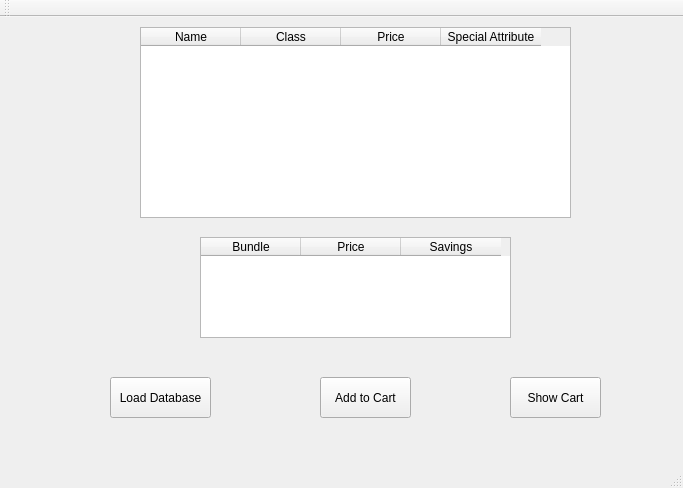
<?xml version="1.0" encoding="UTF-8"?>
<ui version="4.0">
 <class>MainWindow</class>
 <widget class="QMainWindow" name="MainWindow">
  <property name="geometry">
   <rect>
    <x>0</x>
    <y>0</y>
    <width>683</width>
    <height>488</height>
   </rect>
  </property>
  <property name="windowTitle">
   <string>MainWindow</string>
  </property>
  <widget class="QWidget" name="centralWidget">
   <widget class="QPushButton" name="loadButton">
    <property name="geometry">
     <rect>
      <x>110</x>
      <y>360</y>
      <width>101</width>
      <height>41</height>
     </rect>
    </property>
    <property name="text">
     <string>Load Database</string>
    </property>
   </widget>
   <widget class="QPushButton" name="addCartButton">
    <property name="geometry">
     <rect>
      <x>320</x>
      <y>360</y>
      <width>91</width>
      <height>41</height>
     </rect>
    </property>
    <property name="text">
     <string>Add to Cart</string>
    </property>
   </widget>
   <widget class="showButton" name="showCartButton">
    <property name="geometry">
     <rect>
      <x>510</x>
      <y>360</y>
      <width>91</width>
      <height>41</height>
     </rect>
    </property>
    <property name="text">
     <string>Show Cart</string>
    </property>
   </widget>
   <widget class="QTableWidget" name="mainTable">
    <property name="geometry">
     <rect>
      <x>140</x>
      <y>10</y>
      <width>431</width>
      <height>191</height>
     </rect>
    </property>
    <column>
     <property name="text">
      <string>Name</string>
     </property>
    </column>
    <column>
     <property name="text">
      <string>Class</string>
     </property>
    </column>
    <column>
     <property name="text">
      <string>Price</string>
     </property>
    </column>
    <column>
     <property name="text">
      <string>Special Attribute</string>
     </property>
    </column>
   </widget>
   <widget class="QTableWidget" name="bundleTable">
    <property name="geometry">
     <rect>
      <x>200</x>
      <y>220</y>
      <width>311</width>
      <height>101</height>
     </rect>
    </property>
    <column>
     <property name="text">
      <string>Bundle</string>
     </property>
    </column>
    <column>
     <property name="text">
      <string>Price</string>
     </property>
    </column>
    <column>
     <property name="text">
      <string>Savings</string>
     </property>
    </column>
   </widget>
  </widget>
  <widget class="QMenuBar" name="menuBar">
   <property name="geometry">
    <rect>
     <x>0</x>
     <y>0</y>
     <width>683</width>
     <height>21</height>
    </rect>
   </property>
  </widget>
  <widget class="QToolBar" name="mainToolBar">
   <attribute name="toolBarArea">
    <enum>TopToolBarArea</enum>
   </attribute>
   <attribute name="toolBarBreak">
    <bool>false</bool>
   </attribute>
  </widget>
  <widget class="QStatusBar" name="statusBar"/>
 </widget>
 <layoutdefault spacing="6" margin="11"/>
 <customwidgets>
  <customwidget>
   <class>showButton</class>
   <extends>QPushButton</extends>
   <header>showbutton.h</header>
  </customwidget>
 </customwidgets>
 <resources/>
 <connections/>
</ui>
